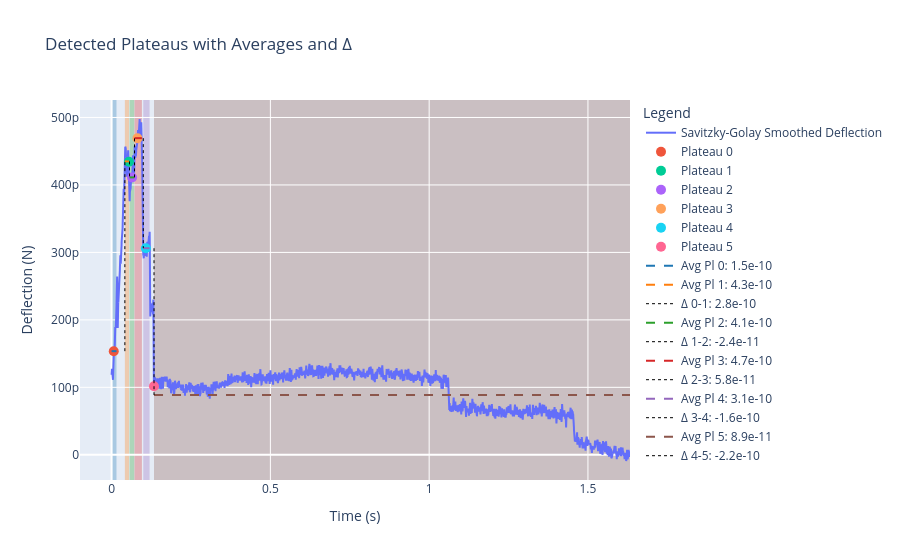

Notebook source saved alongside this figure:
### Markdown cell above
Plateau finder works by:
1. Define the smoothing parameter for `uniform_filter1d`, which will smooth the derivative of y (controlled by `dy_smooth`).
2. Apply Savitzky-Golay smoothing to dy/dx : `sav_window_length` defines the length of the window, and `sav_polyorder` sets the polynomial order. These are set in the `params` dictionary (e.g., `sav_window_length = 10`, `sav_polyorder = 1`).
3. Set the `pl_threshold` to define which peaks (in green), will be taken into the selection of "rupture/unfolding/untethering" events.
Set the plateau minimum width with `pl_min_width`, in terms of the x input's units

### Code cell
import plotly.graph_objects as go

# Prepare the figure
fig = go.Figure()

showDisplacementonX = False # False, will show time on x axis, else meters

if showDisplacementonX:
    rel_time = displacement


# 1. Add main signal trace (Savitzky-Golay smoothed)
fig.add_trace(go.Scatter(
    x=rel_time, y=defl_savitz,
    mode='lines',
    name='Savitzky-Golay Smoothed Deflection'
))

# 2. Add plateau markers with detailed hover info
for i, idx in enumerate(df_plat['plateau_avg_idx']):
    fig.add_trace(go.Scatter(
        x=[rel_time[idx]],
        y=[defl_savitz[idx]],
        mode='markers',
        marker=dict(size=10),
        name=f'Plateau {i}',
        hovertemplate=(
            f'Plat {i}<br>'
            f'Yavg = {df_plat["plateau_avg"].iloc[i]:.2e}<br>'
            f'ΔYavg = {df_plat["delta_avg"].iloc[i]:.2e}<br>'
            f'Δt = {df_plat["delta_time"].iloc[i]:.2e} s<br>'
            f'x̄(dy/dx) = {df_plat["mean dy/dx"].iloc[i]:.2e}<br>'
            f'MSE = {df_plat["plateau_MSE"].iloc[i]:.2e}<br>'
            '<extra></extra>'
        )
    ))

# 3. Overlay plateau rectangles + average and delta lines
colors = ['rgba(31,119,180,0.3)', 'rgba(255,127,14,0.3)', 'rgba(44,160,44,0.3)', 
          'rgba(214,39,40,0.3)', 'rgba(148,103,189,0.3)', 'rgba(140,86,75,0.3)', 
          'rgba(227,119,194,0.3)', 'rgba(127,127,127,0.3)', 'rgba(188,189,34,0.3)', 
          'rgba(23,190,207,0.3)']

shapes = []
for i, (start, end) in enumerate(plateaus):
    # Shaded rectangle
    shapes.append(
        dict(
            type="rect",
            xref="x", yref="paper",
            x0=rel_time[start], x1=rel_time[end-1],
            y0=0, y1=1,
            fillcolor=colors[i % len(colors)],
            line=dict(width=0),
            layer="below"
        )
    )

    # Horizontal average line
    plateau_avg = np.mean(defl_savitz[start:end])
    fig.add_trace(go.Scatter(
        x=[rel_time[start], rel_time[end-1]],
        y=[plateau_avg, plateau_avg],
        mode='lines',
        line=dict(color=colors[i % len(colors)].replace('0.3', '1.0'), width=2, dash='dash'),
        name=f'Avg Pl {i}: {plateau_avg:.2g}'
    ))

    # Vertical delta line from previous plateau
    if i > 0:
        prev_start, prev_end = plateaus[i-1]
        prev_avg = np.mean(defl_savitz[prev_start:prev_end])
        delta_x = rel_time[start]
        fig.add_trace(go.Scatter(
            x=[delta_x, delta_x],
            y=[prev_avg, plateau_avg],
            mode='lines',
            line=dict(color='black', width=1, dash='dot'),
            name=f'Δ {i-1}-{i}: {plateau_avg - prev_avg:.2g}'
        ))

if showDisplacementonX:
    xaxis_title = 'Displacement (m)'
else:
    xaxis_title = 'Time (s)'

# 4. Final layout
fig.update_layout(
    title='Detected Plateaus with Averages and Δ',
    xaxis_title=xaxis_title,
    yaxis_title='Deflection (N)',
    legend_title='Legend',
    shapes=shapes,
    showlegend=True
)

fig.show()

### Figure 1 — Plotly figure (JSON) as saved in the notebook; plotly's stock layout.template omitted (floating-point values rounded to 4 significant figures; data arrays with more than 128 entries replaced by an {"elided": "..."} marker saying what was removed)
{"data": [{"mode": "lines", "name": "Savitzky-Golay Smoothed Deflection", "type": "scatter", "x": {"elided": "8163 float values"}, "y": {"elided": "8163 float values"}}, {"hovertemplate": "Plat 0<br>Yavg = 1.54e-10<br>ΔYavg = 1.54e-10<br>Δt = 6.80e-03 s<br>x̄(dy/dx) = 9.70e-04<br>MSE = 8.90e-22<br><extra></extra>", "marker": {"size": 10}, "mode": "markers", "name": "Plateau 0", "type": "scatter", "x": [0.0068], "y": [1.535e-10]}, {"hovertemplate": "Plat 1<br>Yavg = 4.35e-10<br>ΔYavg = 1.54e-10<br>Δt = 5.46e-02 s<br>x̄(dy/dx) = 9.89e-04<br>MSE = 2.05e-22<br><extra></extra>", "marker": {"size": 10}, "mode": "markers", "name": "Plateau 1", "type": "scatter", "x": [0.0546], "y": [4.343e-10]}, {"hovertemplate": "Plat 2<br>Yavg = 4.11e-10<br>ΔYavg = 4.35e-10<br>Δt = 6.44e-02 s<br>x̄(dy/dx) = 8.50e-04<br>MSE = 2.96e-22<br><extra></extra>", "marker": {"size": 10}, "mode": "markers", "name": "Plateau 2", "type": "scatter", "x": [0.0644], "y": [4.109e-10]}, {"hovertemplate": "Plat 3<br>Yavg = 4.69e-10<br>ΔYavg = 4.11e-10<br>Δt = 8.14e-02 s<br>x̄(dy/dx) = 7.30e-04<br>MSE = 2.86e-22<br><extra></extra>", "marker": {"size": 10}, "mode": "markers", "name": "Plateau 3", "type": "scatter", "x": [0.0814], "y": [4.693e-10]}, {"hovertemplate": "Plat 4<br>Yavg = 3.06e-10<br>ΔYavg = 4.69e-10<br>Δt = 1.08e-01 s<br>x̄(dy/dx) = 7.39e-04<br>MSE = 8.37e-23<br><extra></extra>", "marker": {"size": 10}, "mode": "markers", "name": "Plateau 4", "type": "scatter", "x": [0.108], "y": [3.061e-10]}, {"hovertemplate": "Plat 5<br>Yavg = 8.86e-11<br>ΔYavg = 3.06e-10<br>Δt = 1.33e-01 s<br>x̄(dy/dx) = 5.19e-04<br>MSE = 1.34e-21<br><extra></extra>", "marker": {"size": 10}, "mode": "markers", "name": "Plateau 5", "type": "scatter", "x": [0.1334], "y": [1.017e-10]}, {"line": {"color": "rgba(31,119,180,1.0)", "dash": "dash", "width": 2}, "mode": "lines", "name": "Avg Pl 0: 1.5e-10", "type": "scatter", "x": [0, 0.0154], "y": [1.536e-10, 1.536e-10]}, {"line": {"color": "rgba(255,127,14,1.0)", "dash": "dash", "width": 2}, "mode": "lines", "name": "Avg Pl 1: 4.3e-10", "type": "scatter", "x": [0.0418, 0.0548], "y": [4.349e-10, 4.349e-10]}, {"line": {"color": "black", "dash": "dot", "width": 1}, "mode": "lines", "name": "Δ 0-1: 2.8e-10", "type": "scatter", "x": [0.0418, 0.0418], "y": [1.536e-10, 4.349e-10]}, {"line": {"color": "rgba(44,160,44,1.0)", "dash": "dash", "width": 2}, "mode": "lines", "name": "Avg Pl 2: 4.1e-10", "type": "scatter", "x": [0.0564, 0.0714], "y": [4.112e-10, 4.112e-10]}, {"line": {"color": "black", "dash": "dot", "width": 1}, "mode": "lines", "name": "Δ 1-2: -2.4e-11", "type": "scatter", "x": [0.0564, 0.0564], "y": [4.349e-10, 4.112e-10]}, {"line": {"color": "rgba(214,39,40,1.0)", "dash": "dash", "width": 2}, "mode": "lines", "name": "Avg Pl 3: 4.7e-10", "type": "scatter", "x": [0.0722, 0.0954], "y": [4.694e-10, 4.694e-10]}, {"line": {"color": "black", "dash": "dot", "width": 1}, "mode": "lines", "name": "Δ 2-3: 5.8e-11", "type": "scatter", "x": [0.0722, 0.0722], "y": [4.112e-10, 4.694e-10]}, {"line": {"color": "rgba(148,103,189,1.0)", "dash": "dash", "width": 2}, "mode": "lines", "name": "Avg Pl 4: 3.1e-10", "type": "scatter", "x": [0.0998, 0.1196], "y": [3.062e-10, 3.062e-10]}, {"line": {"color": "black", "dash": "dot", "width": 1}, "mode": "lines", "name": "Δ 3-4: -1.6e-10", "type": "scatter", "x": [0.0998, 0.0998], "y": [4.694e-10, 3.062e-10]}, {"line": {"color": "rgba(140,86,75,1.0)", "dash": "dash", "width": 2}, "mode": "lines", "name": "Avg Pl 5: 8.9e-11", "type": "scatter", "x": [0.1336, 1.632], "y": [8.858e-11, 8.858e-11]}, {"line": {"color": "black", "dash": "dot", "width": 1}, "mode": "lines", "name": "Δ 4-5: -2.2e-10", "type": "scatter", "x": [0.1336, 0.1336], "y": [3.062e-10, 8.858e-11]}], "layout": {"legend": {"title": {"text": "Legend"}}, "shapes": [{"fillcolor": "rgba(31,119,180,0.3)", "layer": "below", "line": {"width": 0}, "type": "rect", "x0": 0, "x1": 0.0154, "xref": "x", "y0": 0, "y1": 1, "yref": "paper"}, {"fillcolor": "rgba(255,127,14,0.3)", "layer": "below", "line": {"width": 0}, "type": "rect", "x0": 0.0418, "x1": 0.0548, "xref": "x", "y0": 0, "y1": 1, "yref": "paper"}, {"fillcolor": "rgba(44,160,44,0.3)", "layer": "below", "line": {"width": 0}, "type": "rect", "x0": 0.0564, "x1": 0.0714, "xref": "x", "y0": 0, "y1": 1, "yref": "paper"}, {"fillcolor": "rgba(214,39,40,0.3)", "layer": "below", "line": {"width": 0}, "type": "rect", "x0": 0.0722, "x1": 0.0954, "xref": "x", "y0": 0, "y1": 1, "yref": "paper"}, {"fillcolor": "rgba(148,103,189,0.3)", "layer": "below", "line": {"width": 0}, "type": "rect", "x0": 0.0998, "x1": 0.1196, "xref": "x", "y0": 0, "y1": 1, "yref": "paper"}, {"fillcolor": "rgba(140,86,75,0.3)", "layer": "below", "line": {"width": 0}, "type": "rect", "x0": 0.1336, "x1": 1.632, "xref": "x", "y0": 0, "y1": 1, "yref": "paper"}], "showlegend": true, "title": {"text": "Detected Plateaus with Averages and Δ"}, "xaxis": {"title": {"text": "Time (s)"}}, "yaxis": {"title": {"text": "Deflection (N)"}}}}
